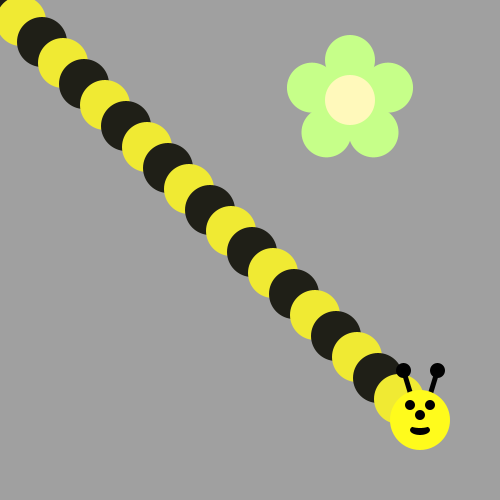
Frame 1 (no input)
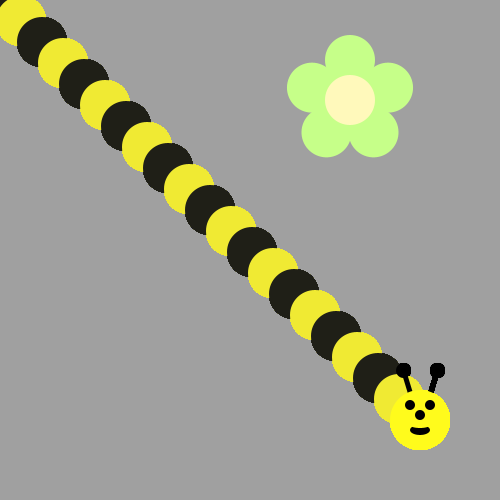
Frame 60 (the mouse pressed at the canvas centre just before this capture)
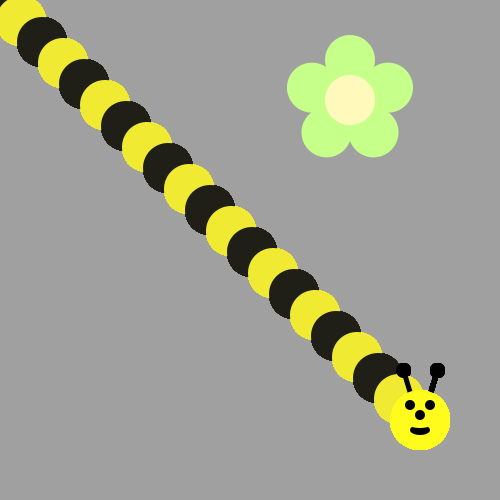
Frame 120 (the mouse held since frame 60 and released just before this capture)

The Processing sketch that drew these frames (run headless with seeded random() and noise(); from frame 60 on, the mouse is pressed at the canvas centre):

// Processing sketch: bumble_bee
// ── bumble_bee.pde

void setup() {
     ellipseMode(CENTER);
     size(500, 500);
     background(160, 160, 160);
     drawFlower(350, 100);
    
}

void draw() {
  
// First run the program and you should see a flower.  

  
/* Then, use a loop to make a body for the Bee! 
   
(see the image on the recipe, it's a diagonal line of circles)
Use modulo to make the colors alternate between yellow and black
*/

for (int i = 0; i < 400; i+=21) {
    if (i % 2 ==0){
      fill(#1F1F17); 
    }
      else { 
        fill(#F0EA33);
    }
      ellipse(i, i,50,50);


}


//Now put his head on using drawBeeFace
//drawBeeFace(50, 50);
 drawBeeFace(420, 420);

}

/**************   Use these methods but  DON'T CHANGE THE CODE BELOW  **************/

void drawFlower(int x, int y) {
     noStroke();
     translate(x, y);
     // draw 5 petals, rotating after each one
     fill(#c6ff89);      // green
      for (int i = 0; i < 5; i++) {
           ellipse(0, -40, 50, 50);
          rotate(radians(72));
     }
     fill(#fff9bb); // light yellow
     ellipse(0, 0, 50, 50);
} 
void drawBeeFace(int BeeFaceX, int BeeFaceY) {
     noStroke();
     fill(0, 0, 0);
     stroke(1);
     strokeWeight(5);
     line(BeeFaceX-10, BeeFaceY-27, BeeFaceX-17, BeeFaceY-50);
     line(BeeFaceX+10, BeeFaceY-27, BeeFaceX+17, BeeFaceY-50);
     ellipse(BeeFaceX-17, BeeFaceY-50, 10, 10);
     ellipse(BeeFaceX+17, BeeFaceY-50, 10, 10);
     noStroke();
     fill(255, 251, 28);
     ellipse(BeeFaceX, BeeFaceY, 60, 60); // face
     fill(255, 237, 209);
     fill(0,0,0);
      ellipse(BeeFaceX-10, BeeFaceY-15, 10, 10); // eyes
     ellipse(BeeFaceX+10, BeeFaceY-15, 10, 10);
      ellipse(BeeFaceX, BeeFaceY-5, 10, 10); // nose
      ellipse(BeeFaceX, BeeFaceY+10, 20, 10);// mouth
     fill(255, 251, 28);
     ellipse(BeeFaceX, BeeFaceY+5, 20, 6);
}
